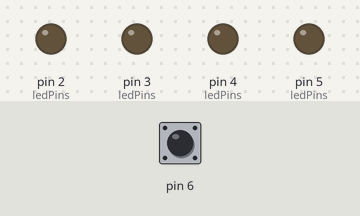
Bench run of a sketch on a simulated Arduino Uno, built with avr-gcc and run on an emulated ATmega328P. On the bench: output pins drawn as LEDs (lit = HIGH). The inputs (shaded band) are chosen by the test bench; at power-on: pin 6 HIGH.

Above: at 1.2 s.
1.3 s: pin 6 pulled LOW for 0.15 s
At 2.0 s:
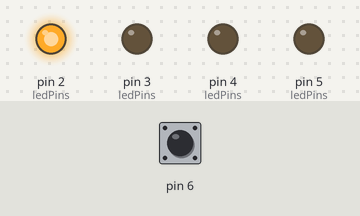
2.9 s: pin 6 pulled LOW for 1 s
At 4.4 s:
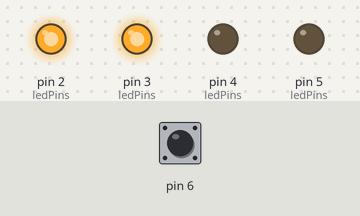
5.4 s: pin 6 pulled LOW for 0.15 s
At 6.3 s:
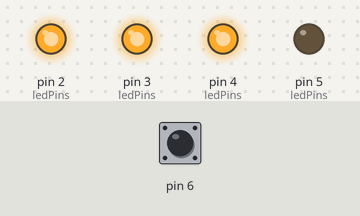
7.0 s: pin 6 pulled LOW for 3.2 s
At 7.5 s:
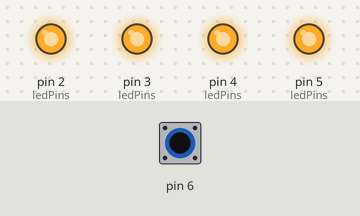
Timing chart, 0 to 10.0 s (numbered marks = the images above; inputs shaded):
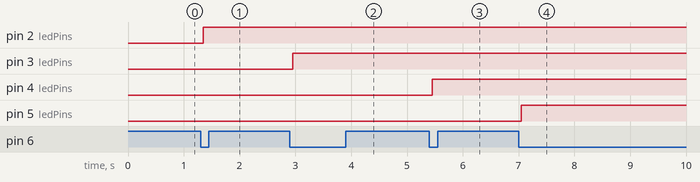

The sketch:

PB_LED_Program.ino
```cpp
#include "FourLeds.h"
#include "PB.h"

const int ledPins[] = {2, 3, 4, 5};

FourLeds leds(ledPins);
PB button(6);
int count;

void setup() {
  button.init();
}

void loop() {
  button.state();
  count = button.getCount();


  leds.displayCount(count);
}
```

FourLeds.cpp
```cpp
#include "FourLeds.h"

FourLeds::FourLeds(int ledPins[]) {
  for (int i = 0; i < 4; i++) {
    _ledPins[i] = ledPins[i];
    pinMode(_ledPins[i], OUTPUT);
    digitalWrite(_ledPins[i], LOW);
  }
}

void FourLeds::displayCount(int count) {
  if (count > 4) {
    count = 0;
  }

  for (int i = 0; i < 4; i++) {
    digitalWrite(_ledPins[i], i < count);
  }
}
```

FourLeds.h
```cpp
#ifndef FOURLEDS_H
#define FOURLEDS_H

#include <Arduino.h>

class FourLeds {

  private:
    int _ledPins[4];

  public:
    FourLeds(int ledPins[]);
    void displayCount(int count);
};

#endif
```

PB.cpp
```cpp
#include "PB.h"

PB::PB(int pin) {
  _pin = pin;
}

void PB::init() {
  pinMode(_pin, INPUT_PULLUP);
  Serial.begin(9600);
}

void PB::state() {
  int val = digitalRead(_pin);

  if (val != _lastState) {
    _lastDebounceTime = millis();
  }

  if ((millis() - _lastDebounceTime) > _debounceDelay) {
    if (val != _state) {
      _state = val;

      if (_state == LOW) {
        count++;
      }
    }
  }

  _lastState = val;
}

int PB::getCount() {
  if (count > 4) {
    count = 0;
  }
  return count;
}
```

PB.h
```cpp
#ifndef PB_H
#define PB_H

#include <Arduino.h>

class PB {

  private:

    int _pin;
    int _lastState = HIGH;
    int _state;
    unsigned long _lastDebounceTime = 0;
    unsigned long _debounceDelay = 50;
    int count = 0;

  public:

    PB(){}
    PB(int pin);

    void init();
    void state();
    int getCount();
};

#endif
```

Measured:
- after the input at 1.3 s, pin 2 (ledPins): LOW → HIGH after 0.05 s
- after the input at 2.9 s, pin 3 (ledPins): LOW → HIGH after 0.05 s
- after the input at 5.4 s, pin 4 (ledPins): LOW → HIGH after 0.05 s
- after the input at 7.0 s, pin 5 (ledPins): LOW → HIGH after 0.05 s
